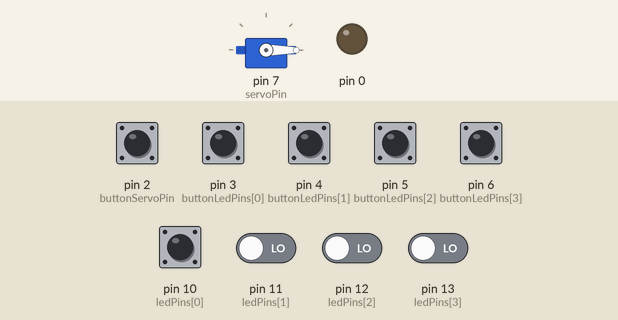
Bench run of a sketch on a simulated Arduino Uno, built with avr-gcc and run on an emulated ATmega328P. Parts: servo, output pins drawn as LEDs (lit = HIGH). Dashed ring = blinking. The inputs (shaded band) are chosen by the test bench; at power-on: pin 10 (ledPins[0]) HIGH, pin 2 (buttonServoPin), pin 3 (buttonLedPins[0]), pin 4 (buttonLedPins[1]), pin 5 (buttonLedPins[2]), pin 6 (buttonLedPins[3]), pin 11 (ledPins[1]), pin 12 (ledPins[2]), pin 13 (ledPins[3]) LOW.

Above: at 1.8 s.
1.9 s: pin 3 (buttonLedPins[0]) pulled HIGH for 0.6 s
At 2.9 s:
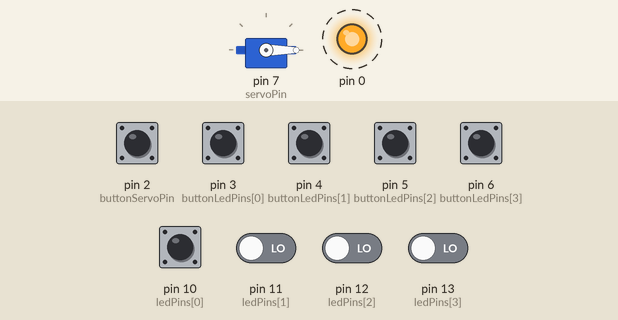
5.5 s: pin 2 (buttonServoPin) pulled HIGH for 0.6 s
At 6.3 s:
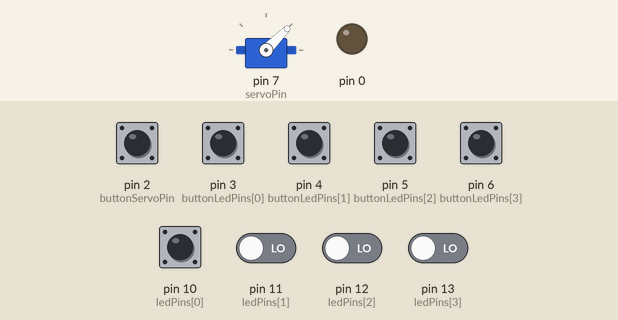
9.1 s: pin 2 (buttonServoPin) pulled HIGH for 1 s
At 10.3 s:
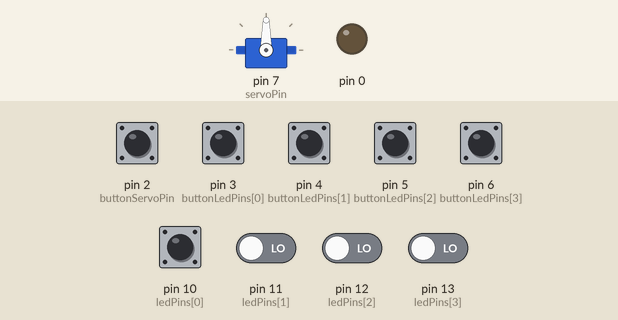
Timing chart, 0 to 19.1 s (numbered marks = the images above; inputs shaded):
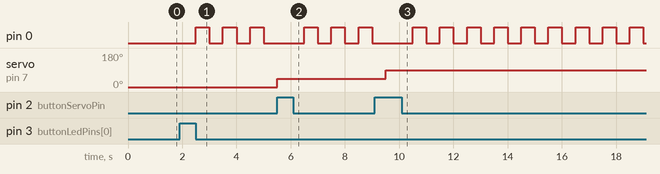

Measured:
- after the input at 1.9 s, pin 0: alternates HIGH for 0.50 s and LOW for 0.50 s, starting after 0.60 s
- after the input at 5.5 s, servo on pin 7 (servoPin): 0° → 45° at once
- after the input at 9.1 s, servo on pin 7 (servoPin): 45° → 90° after 0.40 s

The sketch:

sketch.ino
```cpp
#include <Servo.h>
int ledPins[] = {10, 11, 12, 13};
int buttonLedPins[] = {3, 4, 5, 6};
int ledFlags[] = {0, 0, 0, 0};
int servoPin = 7;
int buttonServoPin = 2;
int servoFlag = 0;
Servo servo;
void setup() {
  for (int i = 0; i < sizeof(ledPins); i++) {
    pinMode(ledPins[i], OUTPUT);
  }
  for (int i = 0; i < sizeof(buttonLedPins); i++) {
    pinMode(buttonLedPins[i], INPUT);
  }
  pinMode(buttonServoPin, INPUT);
  servo.attach(servoPin);
  servo.write(0);// set servo to mid-point
}
void loop() {
    checkButtons();
}
void checkButtons() {
  if (digitalRead(buttonServoPin) == HIGH) {
    if (servoFlag == 0) {
      servoFlag = 1;
      changeGate(45);
    } else {
      servoFlag = 0;
      changeGate(90);
    }
  }
  for (int i = 0; i < sizeof(buttonLedPins); i++) {
    if (digitalRead(buttonLedPins[i]) == HIGH) {
      if (ledFlags[i] == 0) {
        ledFlags[i] = 1;
        digitalWrite(ledPins[i], HIGH);
      } else {
        ledFlags[i] = 0;
        digitalWrite(ledPins[i], LOW);
      }
    }
  }
  delay(500);
}
void changeGate(int x) {
  servo.attach(servoPin);
  servo.write(x);
  delay(1000);
}
```
